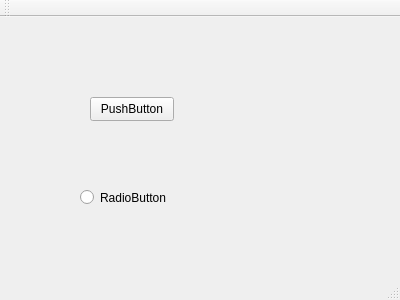
<?xml version="1.0" encoding="UTF-8"?>
<ui version="4.0">
 <class>MainWindow</class>
 <widget class="QMainWindow" name="MainWindow">
  <property name="geometry">
   <rect>
    <x>0</x>
    <y>0</y>
    <width>400</width>
    <height>300</height>
   </rect>
  </property>
  <property name="windowTitle">
   <string>MainWindow</string>
  </property>
  <widget class="QWidget" name="centralWidget">
   <widget class="QPushButton" name="regAccount">
    <property name="geometry">
     <rect>
      <x>90</x>
      <y>80</y>
      <width>84</width>
      <height>24</height>
     </rect>
    </property>
    <property name="text">
     <string>PushButton</string>
    </property>
   </widget>
   <widget class="QRadioButton" name="radioButton">
    <property name="geometry">
     <rect>
      <x>80</x>
      <y>170</y>
      <width>112</width>
      <height>21</height>
     </rect>
    </property>
    <property name="text">
     <string>RadioButton</string>
    </property>
   </widget>
  </widget>
  <widget class="QMenuBar" name="menuBar">
   <property name="geometry">
    <rect>
     <x>0</x>
     <y>0</y>
     <width>400</width>
     <height>25</height>
    </rect>
   </property>
  </widget>
  <widget class="QToolBar" name="mainToolBar">
   <attribute name="toolBarArea">
    <enum>TopToolBarArea</enum>
   </attribute>
   <attribute name="toolBarBreak">
    <bool>false</bool>
   </attribute>
  </widget>
  <widget class="QStatusBar" name="statusBar"/>
 </widget>
 <layoutdefault spacing="6" margin="11"/>
 <resources/>
 <connections/>
</ui>
